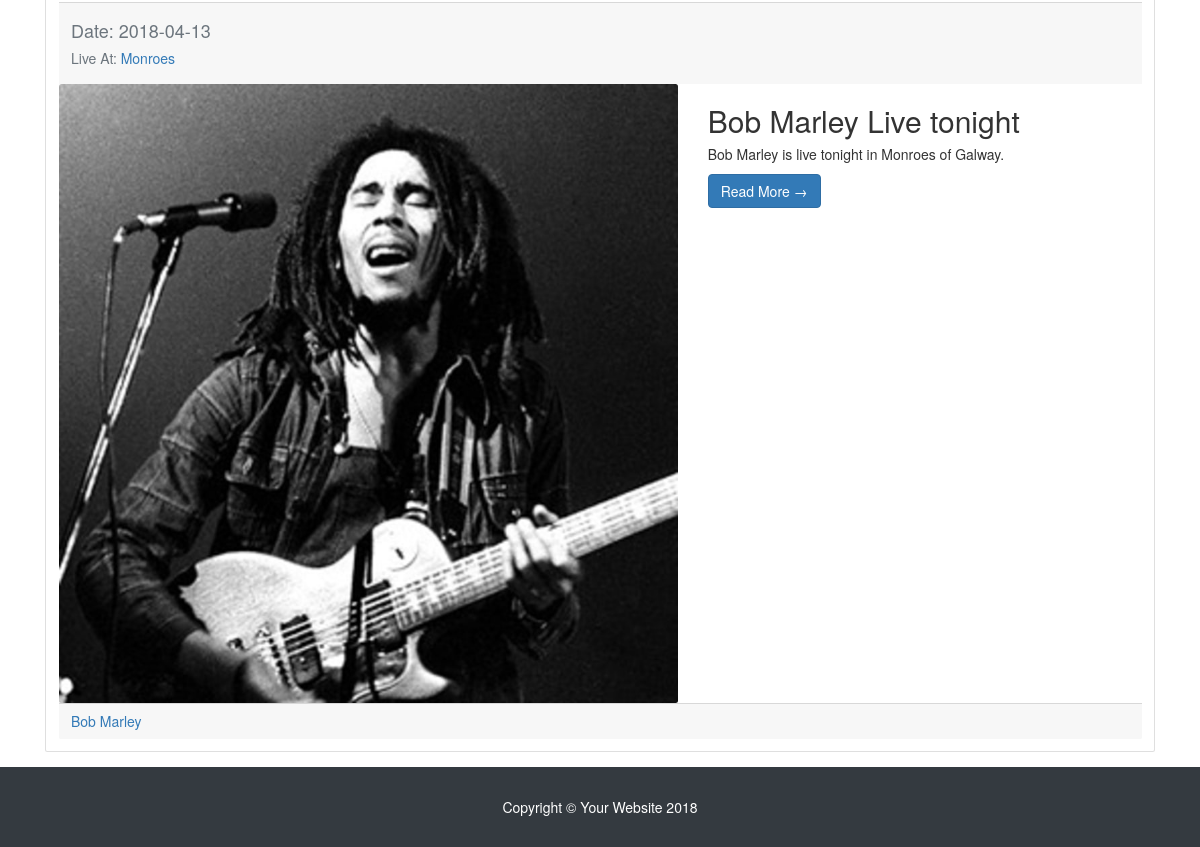
The page /pastEvent.php (lower part) on the database as committed earlier.
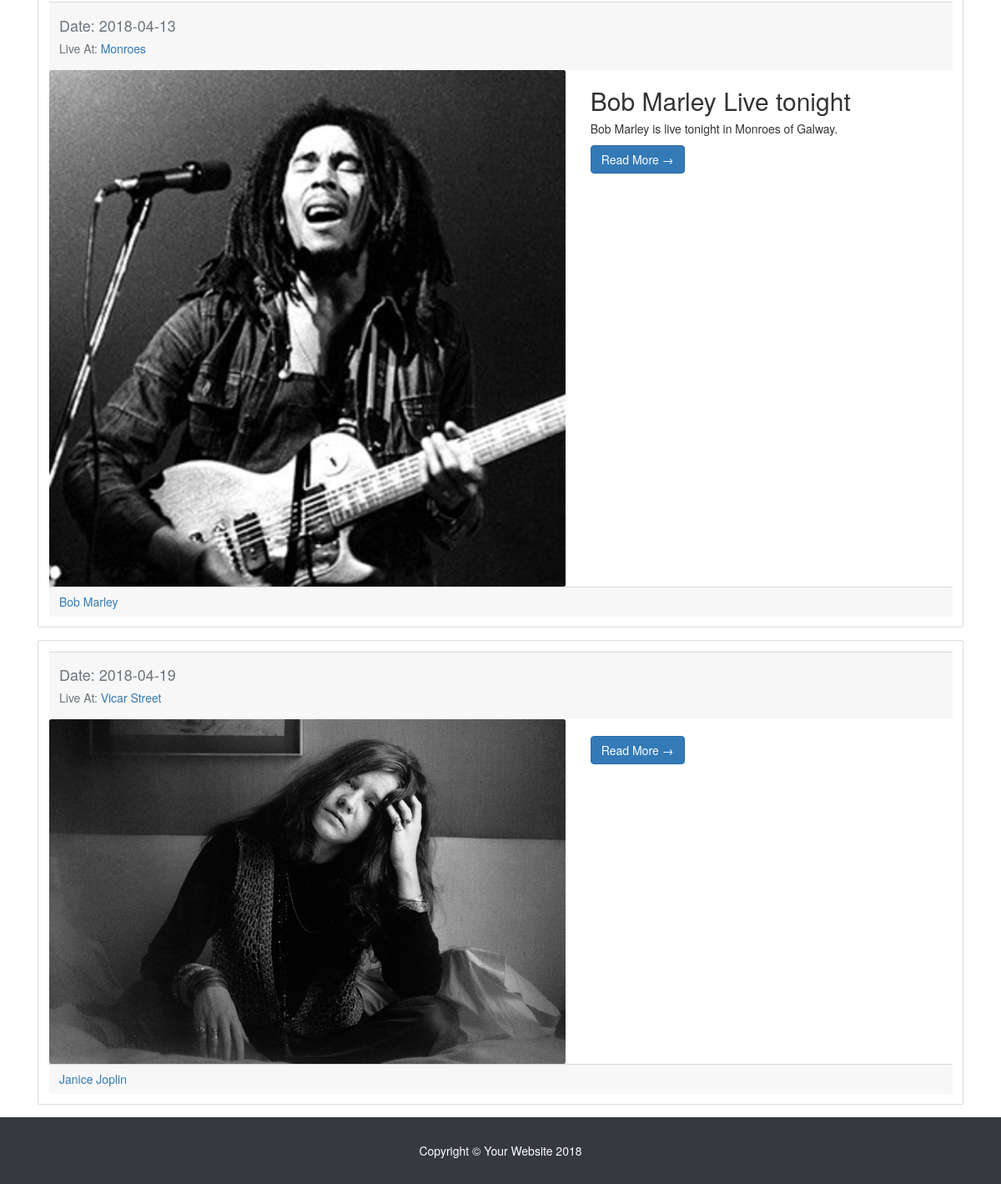
The same page on the database as committed later.
### tables this page shows
CREATE TABLE IF NOT EXISTS `event` (
  `venueId` int(11) DEFAULT NULL,
  `userId` int(11) DEFAULT NULL,
  `description` longtext,
  `id` int(11) NOT NULL AUTO_INCREMENT,
  `date` date DEFAULT NULL,
  `bandId` int(11) DEFAULT NULL,
  `name` varchar(250) DEFAULT NULL,
  PRIMARY KEY (`id`),
  KEY `FK_event_venue` (`venueId`),
  KEY `FK_event_band` (`bandId`),
  KEY `FK_event_users` (`userId`),
  CONSTRAINT `FK_event_band` FOREIGN KEY (`bandId`) REFERENCES `band` (`id`) ON DELETE CASCADE ON UPDATE CASCADE,
  CONSTRAINT `FK_event_venue` FOREIGN KEY (`venueId`) REFERENCES `venue` (`id`) ON DELETE CASCADE ON UPDATE CASCADE
);

CREATE TABLE IF NOT EXISTS `venue` (
  `id` int(11) NOT NULL,
  `name` varchar(250) DEFAULT NULL,
  `address` mediumtext,
  `image` varchar(200) DEFAULT NULL,
  `bio` longtext,
  `rating` double DEFAULT NULL,
  PRIMARY KEY (`id`),
  CONSTRAINT `FK_venue_users` FOREIGN KEY (`id`) REFERENCES `users` (`id`) ON DELETE CASCADE ON UPDATE CASCADE
);

CREATE TABLE IF NOT EXISTS `band` (
  `id` int(11) NOT NULL,
  `name` varchar(200) DEFAULT NULL,
  `image` varchar(200) DEFAULT NULL,
  `bio` longtext,
  `rating` double DEFAULT NULL,
  PRIMARY KEY (`id`),
  CONSTRAINT `FK_band_users` FOREIGN KEY (`id`) REFERENCES `users` (`id`) ON DELETE CASCADE ON UPDATE CASCADE
);

### pastEvent.php (the view, shortened to what this page needs)
<?php
include 'partials/header.php';
 $query = "SELECT venue.name as venueName,band.image,band.name as bandName, event.description,event.id, event.name, event.date,event.venueId,event.bandId
FROM ((event
INNER JOIN band ON event.bandId = band.id)
INNER JOIN venue ON event.venueId = venue.id);
";
?>
<div class="col-lg-12">
    <?php
    $result = mysqli_query($conn, $query) or die(mysqli_error($conn));
        while ($row = $result->fetch_assoc()) {
            $desc = $row['description'];
            $date = $row['date'];
            $name = $row['name'];
            $venueName = $row['venueName'];
            $image = $row['image'];
            $venueId = $row['venueId'];
            $bandId = $row['bandId'];
            $bandName = $row['bandName'];
            $eventId= $row['id'];
            $dateCheck = new DateTime($row['date']);
$now = new DateTime();
if($dateCheck < $now) {
            ?>
            <div class="card mb-4">
                <div class="card-body">
  <div class="card-footer text-muted">
                                    <h4>Date: <?php echo $date ?></h4>
                    <h5>Live At: <a href=" singleProfile.php?id=<?php echo $venueId ?>"><?php echo $venueName ?></a></h5>
                        </div>
                    <div class="row">
                        <div class="col-md-7">
                            <a href="#">
                                <img class="img-fluid rounded mb-3 mb-md-0" src="<?php echo $image ?>" alt="">
                            </a>
                        </div>
                        <div class="col-md-5">
                            <h2 class="card-title"><?php echo $name ?></h2>
                            <p class="card-text"><?php echo $desc ?></p>
                            <a href="singleEvent.php?id=<?php echo $eventId ?>" class="btn btn-primary">Read More &rarr;</a>
                        </div>
                    </div>
                    <div class="card-footer text-muted">
                              <a href="singleProfile.php?id=<?php echo $bandId ?>"><?php echo $bandName ?></a>
                        </div>
                </div>
            </div>
      <?php  }
        }?>
</div>
<?php
include 'partials/footer.php';

Rows that differ between the two databases and show on the page:
added event: date "2018-04-19", venueId.name "Vicar Street", bandId.image (picture), bandId.name "Janice Joplin"
